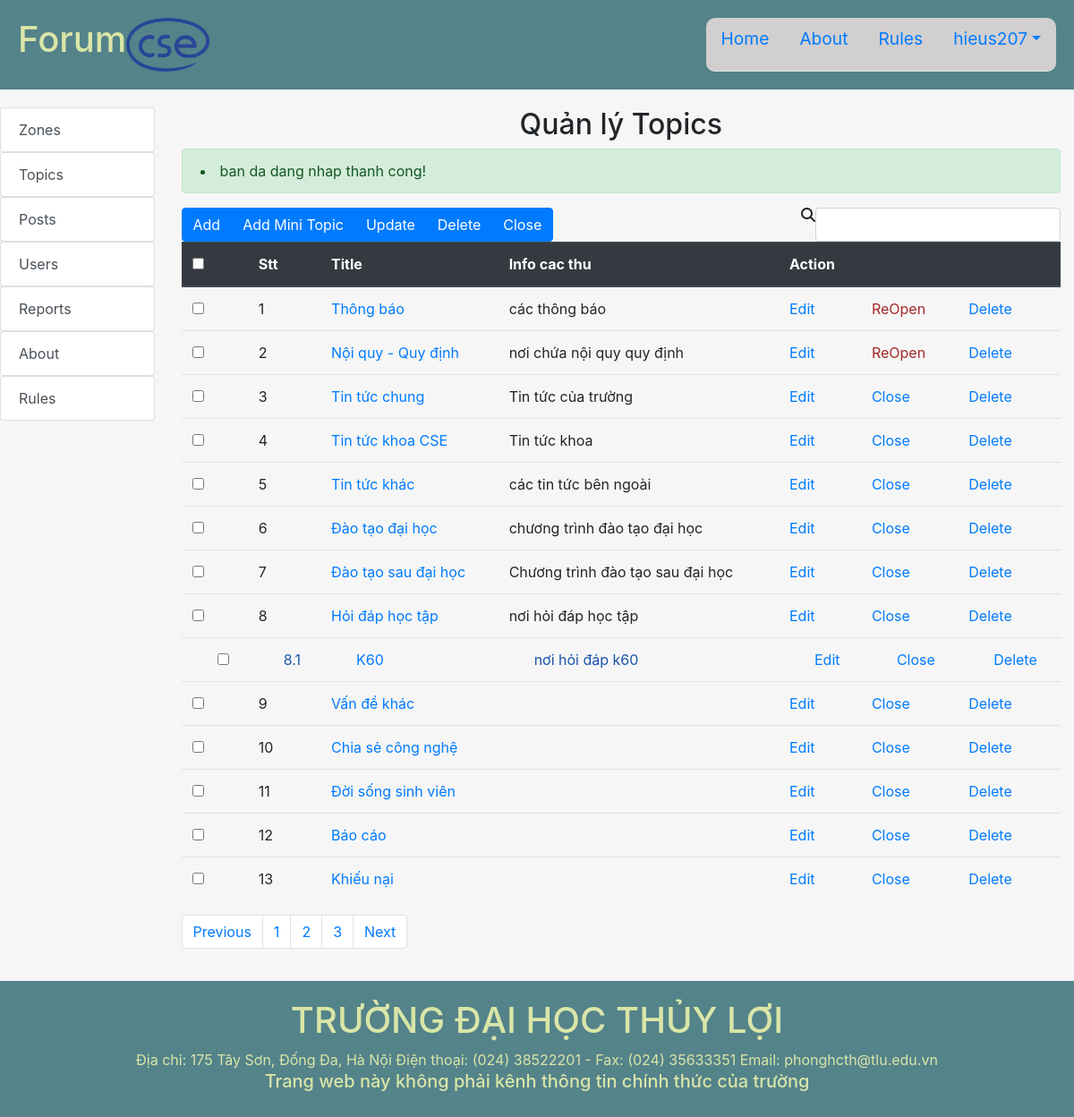
The page /Forum/index.php?controller=admin&action=topics_index (signed in) on the database its author committed.
### tables this page shows
CREATE TABLE `topics` (
  `topic_id` int(11) NOT NULL,
  `title` varchar(255) NOT NULL,
  `description` varchar(255) DEFAULT NULL,
  `status` tinyint(4) NOT NULL DEFAULT 1,
  `zone_id` int(11) NOT NULL
);

CREATE TABLE `mitopics` (
  `mitopic_id` int(11) NOT NULL,
  `title` varchar(255) NOT NULL,
  `description` varchar(255) NOT NULL,
  `status` tinyint(4) NOT NULL DEFAULT 1,
  `topic_id` int(11) NOT NULL
);

### Forum/index.php (called while the page is built, shortened)
<?php
$action = isset($_GET['action']) ? $_GET['action'] : 'index';
$object = new $controller;
$object->$action();
?>

### Forum/path.php (called while the page is built, shortened)
<?php
    $URL="http://localhost:8080/Forum/index.php?controller="
?>

### Forum/models/model.php (called while the page is built, shortened)
<?php
    require_once("path.php");
    function openConnect(){
        $conn=mysqli_connect(HOST,USER,PASS,DB);
        return $conn;
    }
?>

### Forum/models/TopicModel.php (called while the page is built, shortened)
<?php
    require_once("model.php");
    class TopicModel{
        public $connection;
        function TopicModel($title='',$description=''){
            $this->connection=openConnect();
        }
        function selectAll($data=[]){
            $sql="SELECT * FROM ". self::TABLE;
            $rs=mysqli_query($this->connection,$sql);
            $result=mysqli_fetch_all($rs,MYSQLI_ASSOC);
            return $result;
        }
    }
?>

### Forum/models/MitopicModel.php (called while the page is built, shortened)
<?php
    require_once("model.php");
    class MitopicModel{
        public $connection;
        function MitopicModel($title='',$description='',$topic_id=''){
            $this->connection=openConnect();
        }
        function selectAll($data=[]){
            $sql="SELECT * FROM ". self::TABLE;
            $rs=mysqli_query($this->connection,$sql);
            $result=mysqli_fetch_all($rs,MYSQLI_ASSOC);
            return $result;
        }
    }
?>

### Forum/views/admin/topics/index.php (the view, shortened to what this page needs)
<?php include_once("path.php");
global $ROOT_PATH;
?>
<?php include($ROOT_PATH."/includes/headerp1.php");?>
<link rel="stylesheet" href="assets/css/admin.css">
<?php include($ROOT_PATH."/includes/headerp2.php");?>
<?php include($ROOT_PATH."/includes/admin_headerp3.php");?>
                <div class="col-md-10">
                    <h2 class="text-center">Quản lý Topics</h2>
                    <?php include($ROOT_PATH . "/supports/message.php");?>
                    <div class="list-posted">
                        <form action="<?php echo $URL."admin&action=topics_index";?>" method="post">
                            <div class="btn-group float float-left" role="group" aria-label="">
                                <a class="btn btn-primary" href="<?php echo $URL."admin&action=add_tp&z_id=".$z_id;?>" role="button">Add</a>
                                <button type="submit" name="add_mtp" class="btn btn-primary">Add Mini Topic</button>
                                <button type="submit" name="update_tp" class="btn btn-primary">Update</button>
                                <button type="submit" name="del_tp" class="btn btn-primary" onclick="return confirm('Bạn có chắc muốn xóa những topic đã chọn?')">Delete</button>
                                <button type="submit" name="close_tp" class="btn btn-primary" onclick="return confirm('Bạn có chắc muốn đóng những topic đã chọn?')">Close</button>
                            </div>
                            <div class="d-flex float float-right" method="post">
                            <i class="fa fa-search" aria-hidden="true"></i>
                            <input type="text" class="form-control" name="" id="" aria-describedby="helpId" placeholder="">
                        </div>
                        <div class="clearfix"></div>
                        <table class="table">
                            <thead class="thead-dark">
                                <tr>
                                    <th>
                                    <input type="checkbox">
                                    </th>
                                    <th>Stt</th>
                                    <th>Title</th>
                                    <th>Info cac thu</th>
                                    <th colspan="3">Action</th>
                                </tr>
                            </thead>
                            <tbody>
                                <?php foreach ($topics as $key=>$topic):?>
                                    <tr>
                                        <td scope="row"><input type="checkbox" name="tp_id[]" value="<?php echo $topic['topic_id'];?>"></td>
                                        <td><?php echo $key+1;?></td>
                                        <td><a href="<?php echo $URL."admin&action=view_tp&tp_id=".$topic['topic_id'];?>"><?php echo $topic['title'];?></a></td>
                                        <td><?php echo $topic['description'];?></td>
                                        <td><a href="<?php echo $URL."admin&action=update_tp&tp_id=".$topic['topic_id'];?>">Edit</a></td>
                                        <?php if($topic['status']):?>
                                            <td><a href="<?php echo $URL."admin&action=close_tp&tp_id=".$topic['topic_id'];?>" onclick="return confirm('Bạn có chắc muốn đóng topic này?')">Close</a></td>
                                            <?php else:?>
                                            <td><a href="<?php echo $URL."admin&action=open_tp&tp_id=".$topic['topic_id'];?>" style="color:brown;">ReOpen</a></td>
                                            <?php endif;?>
                                        <td><a href="<?php echo $URL."admin&action=del_tp&tp_id=".$topic['topic_id'];?>" onclick="return confirm('Bạn có chắc muốn xóa topic này? (Sẽ xóa cả các mini topic và post bên trong)')">Delete</a></td>
                                    </tr>
                                    <?php $i=1;?>
                                    <?php foreach ($mitopics as $mitopic):?>
                                        <?php if($mitopic['topic_id']==$topic['topic_id']):?>
                                        <tr class="trchild">
                                            <td scope="row"><input type="checkbox" name="mtp_id[]" value="<?php echo $mitopic['mitopic_id'];?>"></td>
                                            <td><?php echo ($key+1).'.'.$i++;?></td>
                                            <td><a href="<?php echo $URL."admin&action=view_tp&mtp_id=".$mitopic['mitopic_id'];?>"><?php echo $mitopic['title'];?></a></td>
                                            <td><?php echo $mitopic['description'];?></td>
                                            <td><a href="<?php echo $URL."admin&action=update_mtp&mtp_id=".$mitopic['mitopic_id'];?>">Edit</a></td>
                                            <?php if($mitopic['status']):?>
                                                <td><a href="<?php echo $URL."admin&action=close_mtp&mtp_id=".$mitopic['mitopic_id'];?>" onclick="return confirm('Bạn có chắc muốn đóng mini-topic này?')">Close</a></td>
                                                <?php else:?>
                                                <td><a href="<?php echo $URL."admin&action=open_mtp&mtp_id=".$mitopic['mitopic_id'];?>" style="color:brown;">ReOpen</a></td>
                                                <?php endif;?>
                                            <td><a href="<?php echo $URL."admin&action=del_mtp&mtp_id=".$mitopic['mitopic_id'];?>" onclick="return confirm('Bạn có chắc muốn xóa mini topic đã chọn? (Sẽ xóa cả các post bên trong)')">Delete</a></td>
                                        </tr>
                                        <?php endif; ?>
                                    <?php endforeach;?>
                                <?php endforeach;?>
                            </tbody>
                        </table>
                        </form>
                        <nav aria-label="Page navigation">
                        <ul class="pagination">
                            <li class="page-item"><a class="page-link" href="#">Previous</a></li>
                            <li class="page-item"><a class="page-link" href="#">1</a></li>
                            <li class="page-item"><a class="page-link" href="#">2</a></li>
                            <li class="page-item"><a class="page-link" href="#">3</a></li>
                            <li class="page-item"><a class="page-link" href="#">Next</a></li>
                        </ul>
                        </nav>
                    </div>
                </div>
            </div>
        </div>
    </div>
<?php include($ROOT_PATH."/includes/footer.php");?>

### Forum/assets/css/style.css (style rules this page uses)
html,body { padding:0; margin:0; height: 100%; background:#f6f6f6; }
* { box-sizing: border-box; }

### Forum/assets/css/admin.css (style rules this page uses)
.trchild td { color:rgb(24, 83, 172); padding-left: 40px; }

### rows shown on the page
topics: title "Thông báo", description "các thông báo"
topics: title "Nội quy - Quy định", description "nơi chứa nội quy quy định"
topics: title "Tin tức chung", description "Tin tức của trường"
topics: title "Tin tức khoa CSE", description "Tin tức khoa"
topics: title "Tin tức khác", description "các tin tức bên ngoài"
topics: title "Đào tạo đại học", description "chương trình đào tạo đại học"
topics: title "Đào tạo sau đại học", description "Chương trình đào tạo sau đại học"
topics: title "Hỏi đáp học tập", description "nơi hỏi đáp học tập"
mitopics: title "K60", description "nơi hỏi đáp k60"
topics: title "Vấn đề khác"
topics: title "Chia sẻ công nghệ"
topics: title "Đời sống sinh viên"
topics: title "Báo cáo"
topics: title "Khiếu nại"

### other values the page prints
$_SESSION['username'] "hieus207"
$_SESSION['message'] "ban da dang nhap thanh cong!"
